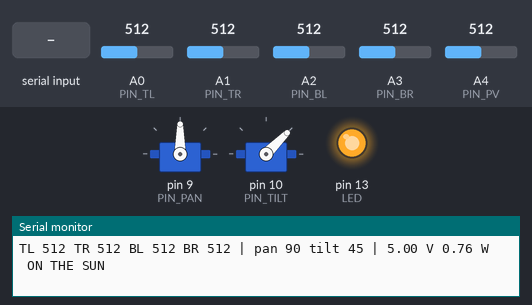
The sketch below on a simulated Arduino Uno, built with avr-gcc and run on an emulated ATmega328P. Parts: 2 × servo, output pins drawn as LEDs (lit = HIGH), the last lines printed to the serial monitor. The inputs (shaded band) are chosen by the test bench; at power-on: A0 (PIN_TL) = 512, A3 (PIN_BR) = 512, A1 (PIN_TR) = 512, A2 (PIN_BL) = 512, A4 (PIN_PV) = 512.

Above: at 1.2 s.
1.3 s: A0 (PIN_TL) set to 557
At 1.87 s:
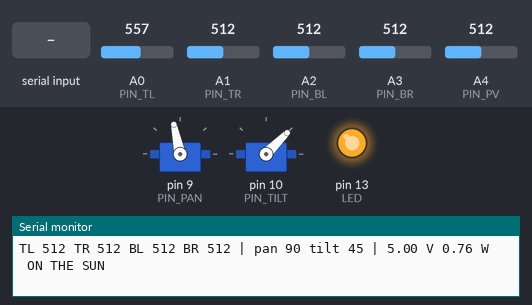
4.8 s: A3 (PIN_BR) set to 539
At 4.8 s:
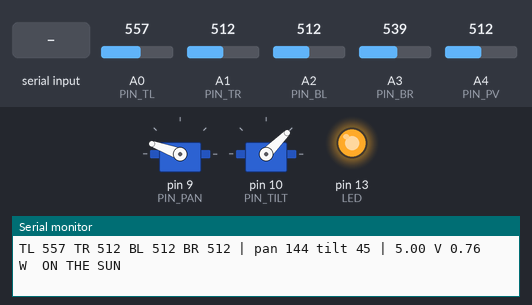
6.3 s: A1 (PIN_TR) set to 527
7.8 s: A1 (PIN_TR) set to 542
At 8.53 s:
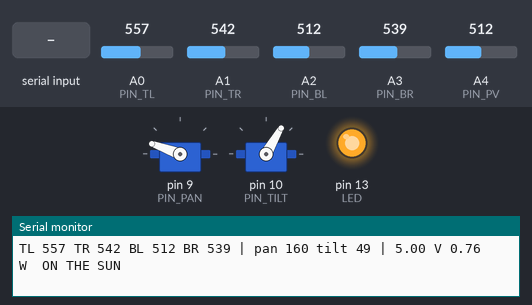
11.3 s: A2 (PIN_BL) set to 716
At 13.8 s:
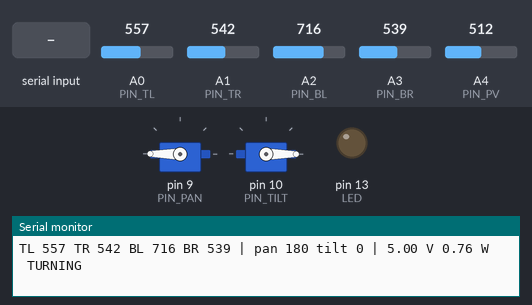
14.8 s: "park\n" received over Serial
At 15.2 s:
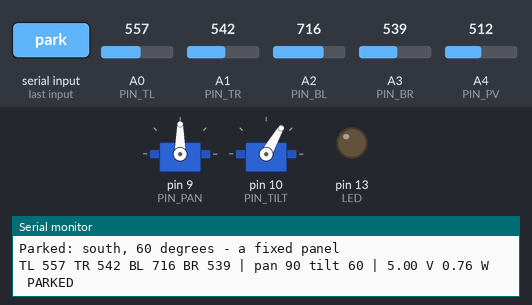
Timing chart, 0 to 17.3 s (numbered marks = the images above; inputs shaded):
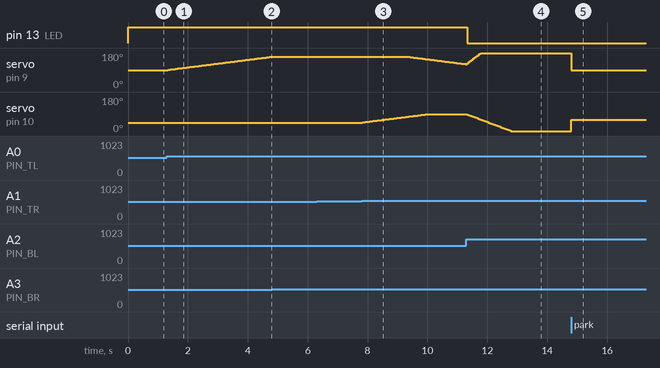

Measured:
- the behaviour switches between 545 and 546 on A0 (PIN_TL) (found by bisection; images 0 and 1)
- the behaviour switches between 523 and 524 on A3 (PIN_BR) (found by bisection; images 1 and 2)
- the behaviour switches between 541 and 542 on A1 (PIN_TR) (found by bisection; images 2 and 3)
- after the input at 1.3 s, servo on pin 9 (PIN_PAN): moves from 90° to 160° over 3.5 s, starting at once
- after the input at 4.8 s, servo on pin 9 (PIN_PAN): stays 160° (without the input it goes to 161° after 0.02 s)
- after the input at 7.8 s, servo on pin 9 (PIN_PAN): moves from 160° to 121° over 1.9 s, starting after 1.6 s; servo on pin 10 (PIN_TILT): moves from 45° to 90° over 2.2 s, starting at once
- after the input at 11.3 s, pin 13 (LED): HIGH → LOW at once; servo on pin 10 (PIN_TILT): moves from 90° to 0° over 1.5 s, starting at once
- after the input at 14.8 s, servo on pin 9 (PIN_PAN): 180° → 90° at once; servo on pin 10 (PIN_TILT): 0° → 60° at once

The sketch:

SolarTracker.ino
```cpp
#include <Servo.h>

Servo panServo, tiltServo;
const byte PIN_TL = A0, PIN_TR = A1, PIN_BL = A2, PIN_BR = A3, PIN_PV = A4; // A0 (TL), A1 (TR), A2 (BL) and A3 (BR): top / bottom and left / right as seen from the front
const byte PIN_PAN = 9, PIN_TILT = 10, LED = 13;
const int GAIN = 48;                           // ADC counts of a pair for one degree of turn: half of what one degree gives
const int MAX_STEP = 6;                        // degrees in one move
const int NIGHT = 80;                          // all four LDRs under this: it is dark
const float LOAD_OHMS = 33.0;                  // the panel's load

int pan = 90, tilt = 45;                       // pan 0 east, 90 south, 180 west; tilt 0 upright, 90 flat
bool tracking = true, onSun = false, dark = false;
unsigned int rateMs = 1000;
unsigned long nextMove = 0, nextReport = 0;
int tl, tr, bl, br;
char line[24]; byte len = 0;

void readLdrs() { tl = analogRead(PIN_TL); tr = analogRead(PIN_TR); bl = analogRead(PIN_BL); br = analogRead(PIN_BR); }

void moveOnce() {
  readLdrs();
  dark = tl < NIGHT && tr < NIGHT && bl < NIGHT && br < NIGHT;
  if (!tracking) { onSun = false; return; }
  if (dark) { pan = 0; tilt = 20; onSun = false; }            // wait for the sunrise in the east
  else {
    const int sideways = (tl + bl) - (tr + br);               // positive: the left pair is brighter - more pan
    const int upDown = (tl + tr) - (bl + br);                 // positive: the upper pair is brighter - more tilt
    const float flat = max(0.25, cos(radians(tilt)));         // 1 with the panel upright, less as it lies flat
    const int dPan = constrain(int(sideways / (GAIN * flat)), -MAX_STEP, MAX_STEP);
    const int dTilt = constrain(upDown / GAIN, -MAX_STEP, MAX_STEP);
    pan = constrain(pan + dPan, 0, 180);
    tilt = constrain(tilt + dTilt, 0, 90);
    onSun = abs(sideways) < 2 * GAIN && abs(upDown) < 2 * GAIN;   // within a few degrees
  }
  panServo.write(pan);
  tiltServo.write(tilt);
  digitalWrite(LED, onSun);
}

void report() {
  const float volts = analogRead(PIN_PV) * (5.0 / 1023.0) * 2.0;   // the divider halves the panel's voltage
  Serial.print(F("TL ")); Serial.print(tl); Serial.print(F(" TR ")); Serial.print(tr);
  Serial.print(F(" BL ")); Serial.print(bl); Serial.print(F(" BR ")); Serial.print(br);
  Serial.print(F(" | pan ")); Serial.print(pan); Serial.print(F(" tilt ")); Serial.print(tilt);
  Serial.print(F(" | ")); Serial.print(volts, 2); Serial.print(F(" V ")); Serial.print(volts * volts / LOAD_OHMS, 2); Serial.print(F(" W  "));
  Serial.println(!tracking ? F("PARKED") : dark ? F("DARK") : onSun ? F("ON THE SUN") : F("TURNING"));
}

void help() { Serial.println(F("Commands: park | track | rate 1000 | help")); }

void command(char* s) {
  while (*s == ' ') s++;
  if (!*s) return;
  if (!strcmp(s, "park")) {
    tracking = false; pan = 90; tilt = 60; panServo.write(pan); tiltServo.write(tilt); digitalWrite(LED, LOW);
    Serial.println(F("Parked: south, 60 degrees - a fixed panel"));
    return;
  }
  if (!strcmp(s, "track")) { tracking = true; Serial.println(F("Tracking the sun")); return; }
  if (!strncmp(s, "rate ", 5)) {
    rateMs = constrain(atoi(s + 5), 200, 5000);
    Serial.print(F("Reporting every ")); Serial.print(rateMs); Serial.println(F(" ms"));
    return;
  }
  if (!strcmp(s, "help")) { help(); return; }
  Serial.print(F("Unknown: ")); Serial.println(s);
  help();
}

void setup() {
  pinMode(LED, OUTPUT);
  Serial.begin(9600);
  panServo.attach(PIN_PAN);
  tiltServo.attach(PIN_TILT);
  panServo.write(pan);
  tiltServo.write(tilt);
  Serial.println(F("Sun tracker"));
  help();
}

void loop() {
  while (Serial.available()) {
    char c = Serial.read();
    if (c == '\r' || c == '\n') { line[len] = 0; command(line); len = 0; }
    else if (len < sizeof(line) - 1) line[len++] = c;
  }
  const unsigned long now = millis();
  if ((long)(now - nextMove) >= 0) { nextMove = now + 50; moveOnce(); }
  if ((long)(now - nextReport) >= 0) { nextReport = now + rateMs; report(); }
}
```
